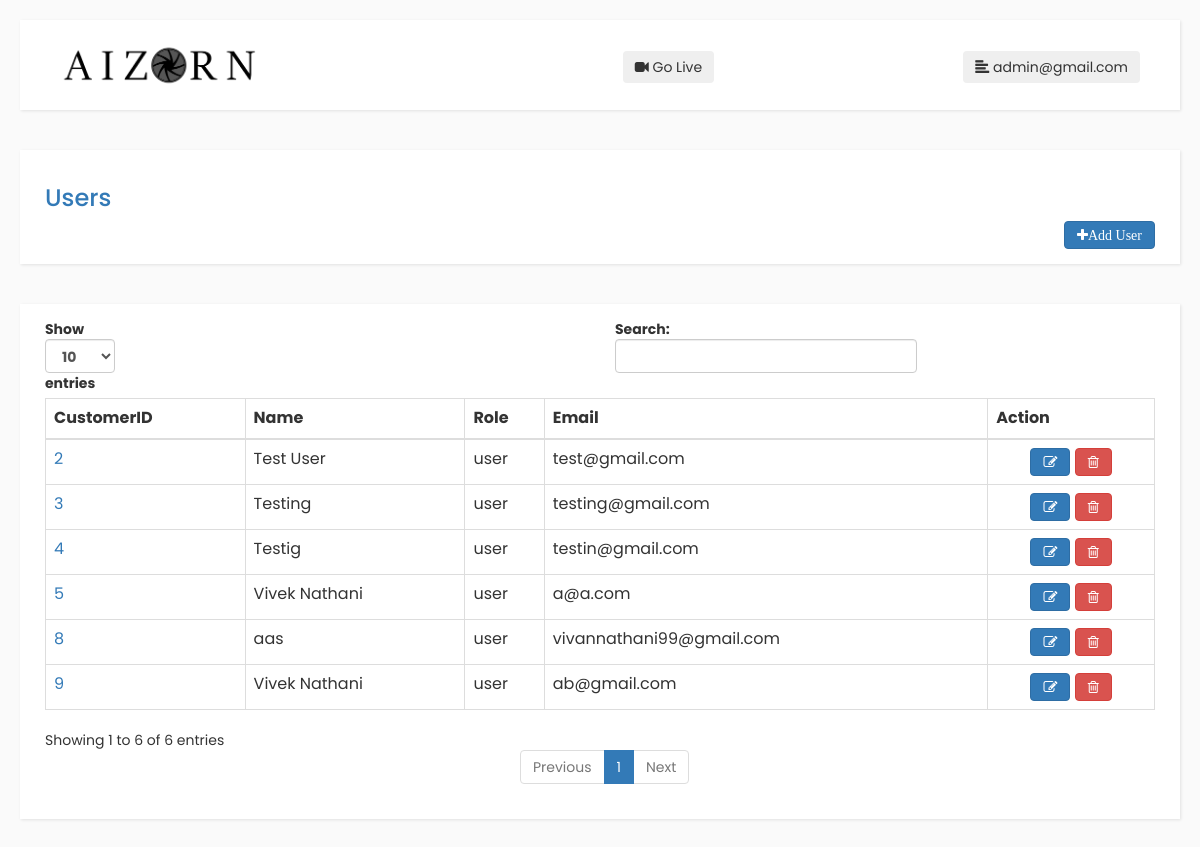
The app's page /users (signed in) with its own data.
### tables this page shows
CREATE TABLE users (id INTEGER PRIMARY KEY AUTOINCREMENT, email UNIQUE, password TEXT, role TEXT, display_name TEXT, created_timestamp DATETIME DEFAULT CURRENT_TIMESTAMP);

### app.py (the view)
@application.route('/users', methods=['GET', 'PUT', 'DELETE'])
def users():
    if 'user_name' and 'role' in session and session['role'] == 'admin':
        if request.method == 'GET':
            return get_users()
        elif request.method == 'PUT':
            return update_user(request.json)
        else:
            return delete_user(request.json)
    else:
        return render_template('index.html', unauthorized=True)

### app.py (called while the page is built)
@application.before_request
def make_session_permanent():
    session.permanent = True
    application.permanent_session_lifetime = timedelta(minutes=5)

### config/accounts.py (called while the page is built)
def get_users():
    logging.info('Running fetch users...')
    if 'user_name' in session:
        users = select_query("SELECT * FROM users where role='user'")
        return render_template('users.html', username=session['user_name'], users=users, role=session['role'])
    else:
        return render_template('index.html', unauthorized=True)

### data/db.py (called while the page is built)
def connection():
    try:
        return sqlite3.connect(module_directory + "/dimon.db", isolation_level=None)
    except Exception as e:
        logging.error("Failed to connect database: %s", e)
        return False

def dict_factory(cursor, row):
    d = {}
    for idx, col in enumerate(cursor.description):
        d[col[0]] = row[idx]
    return d

def select_query(query, data=None):
    try:
        db = connection()
        db.row_factory = dict_factory
        cursor = db.cursor()
        if data:
            cursor.execute(query, data)
        else:
            cursor.execute(query)
        return cursor.fetchall()
    except Exception as e:
        logging.error("Failed select query: %s", e)
        return None

### templates/users.html (shortened to what this page needs)
{% extends 'dashboard.html' %}
{% block content %}
        <div class="navbar">
            <div class="container-fluid">
                <div class="card shadow mb-4">
                    <div class="card-header">
                      <h3 class="m-0 font-weight-bold text-primary">Users</h3>
                        <a class="btn btn-primary" href="{{ url_for('users_add') }}" style="float: right;">
                            <i class="fa fa-plus"><span>Add User</span></i>
                        </a>
                    </div>
                </div>
            </div>
        </div>
        <div class="navbar">
        <div class="container-fluid">
          <div class="card shadow mb-4">
            <div class="card-body">
              <div class="table-responsive" style="overflow: hidden;">
                  <table class="table table-bordered" id="dataTable" width="100%" cellspacing="0">
                  <thead>
                    <tr>
                      <th>CustomerID</th>
                      <th>Name</th>
                      <th>Role</th>
                      <th>Email</th>
                      <th>Action</th>
                    </tr>
                  </thead>
                  <tbody>
                  {% if users %}
                        {% for user in users %}
                          <tr>
                            <td><a class="btn-link" href="/">{{ user.id }}</a></td>
                            <td class="">{{ user.display_name }}</td>
                            <td>{{ user.role }}</td>
                            <td>{{ user.email }}</td>
                            <td align="center">
                                <button class="btn btn-primary edit" data-field="{{ user.id }}"><i class="fa fa-edit"></i></button>
                                <button class="btn btn-danger delete" data-field="{{ user.id }}"><i class="fa fa-trash-o"></i></button>
                            </td>
                          </tr>
                  {% else %}
                      <tr>
                        <td colspan="5">No data</td>
                      </tr>
                    {% endfor %}
                  {% endif %}
                  </tbody>
                </table>
            </div>
            </div>
          </div>
        </div>
    </div>
    <br><br>
{% endblock %}

### static/css/style3.css (style rules this page uses)
body { font-family: 'Poppins', sans-serif; background: #fafafa; }
a, a:hover, a:focus { color: inherit; text-decoration: none; transition: all 0.3s; }
.navbar { padding: 15px 10px; background: #fff; border: none; border-radius: 0; margin-bottom: 40px; box-shadow: 1px 1px 3px rgba(0, 0, 0, 0.1); }

### records on screen
users: id "2", display_name "Test User", role "user", email "test@gmail.com"
users: id "3", display_name "Testing", role "user", email "testing@gmail.com"
users: id "4", display_name "Testig", role "user", email "testin@gmail.com"
users: id "5", display_name "Vivek Nathani", role "user", email "a@a.com"
users: id "8", display_name "aas", role "user", email "vivannathani99@gmail.com"
users: id "9", display_name "Vivek Nathani", role "user", email "ab@gmail.com"

### other values on screen
{{ username }} "admin@gmail.com"
